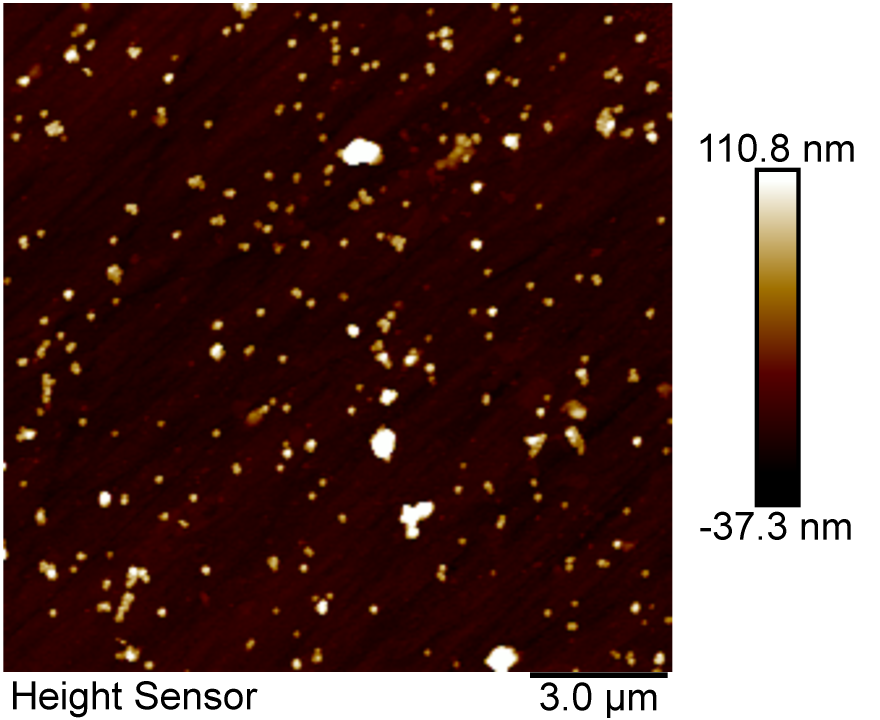
#> input picture PtnanoCenk0.5et_171218_AM.0_00002_1.png, 2640 x 2160 px (shown at 1/3 size)
$ jupyter execute --allow-errors 'Particle Size and Separation.ipynb'   (shell and % lines are left out)   (older library calls are emulated)
#> lines starting #> are read from the running program, lines starting #| are printed output that depends on the picture
# AFM Particle Detection and Average Particle Separation

http://pythonvision.org/basic-tutorial/<br>http://mahotas.readthedocs.io/en/latest/

[cell 1]
%pylab inline
import mahotas as mh
import numpy as np
import scipy as sp
from numpy import linalg as la
import cv2
import pandas as pd
import os
from scipy.optimize import curve_fit

## Convert image to grayscale
Code from "https://codedump.io/share/AbxxuPPXSXZQ/1/how-can-i-convert-an-rgb-image-into-grayscale-in-python"

[cell 2]
def rgb2gray(rgb):
    return np.dot(rgb[...,:3], [0.299, 0.587, 0.114])

## Import picture
update filename [par] and directory [cd] as needed

[cell 3]
#dire="//Users/alex/backups/Particle Separation Analysis Photos"
#os.chdir(dire)
file='PtnanoCenk0.5et_171218_AM.0_00002_1.png'
par=mh.imread(file)
#> par is the input picture: shape (2160, 2640, 3); mean R, G, B 100, 73.2, 69.9
imshow(par)

## Show Image and Crop Scales
verify crop image shows entire picture
if necessary adjust [ipx] and [ipy]

[cell 4]
figure()
imshow(par)
gray()
parg = rgb2gray(par)    #convert image from rgb to gray
#> in rgb2gray, `return np.dot(rgb[...,:3], [0.299, 0.587, 0.114])`:
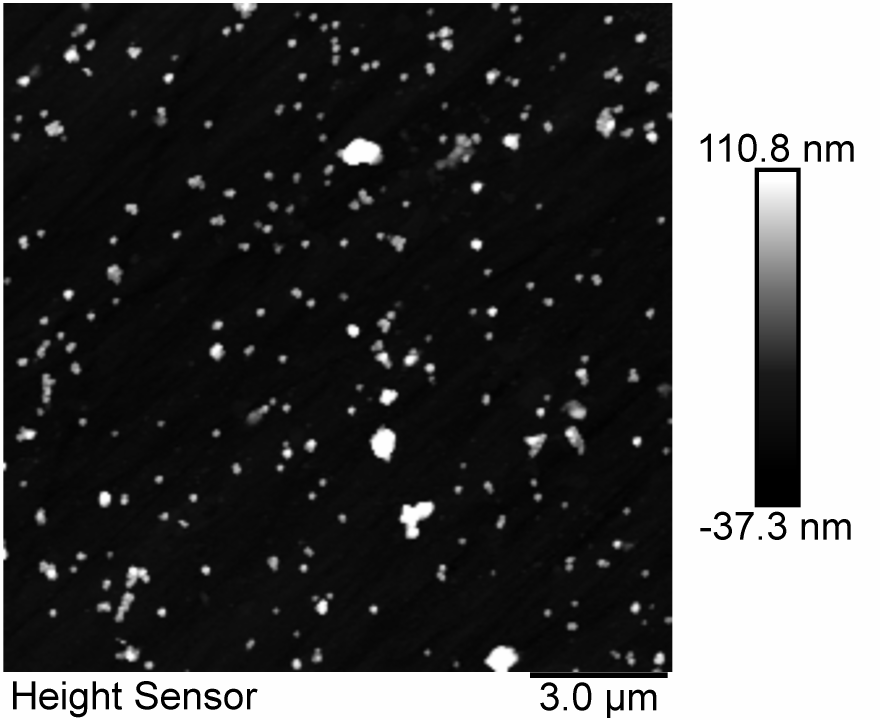
#> returned value: shape (2160, 2640) float64 (shown at 1/3 size); min 0, max 255, mean 80.8
figure()
ipx=2015   #AFM exported image pixel count
ipy=2015   #AFM exported image pixel count
pargc=parg[2:ipy,2:ipx] # crop image
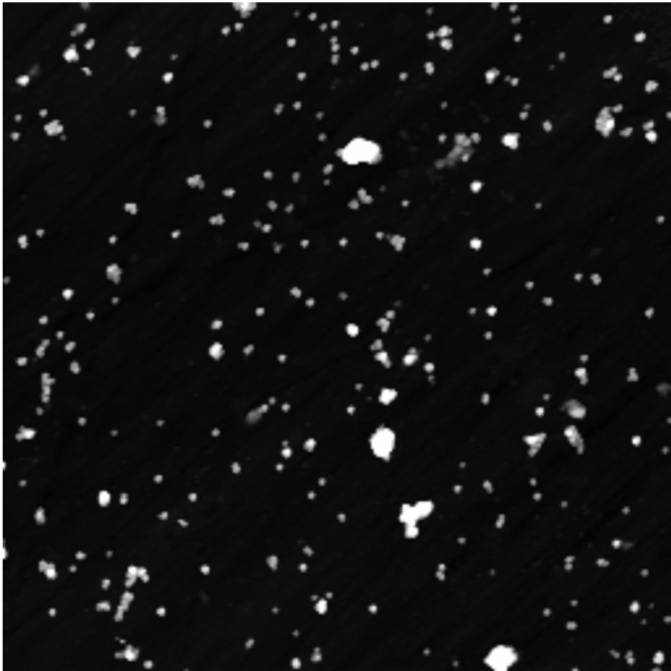
#> pargc: shape (2013, 2013) float64 (shown at 1/3 size); min 2.09, max 255, mean 20.1
imshow(pargc)  #  gray cropped image

## Scales From Image
Read and input scale values from image

[cell 5]
bars=8     # barscale length          |  um
hl=413.7  # low height scale limit   |  nm
hh=-91.9  # high height scale limit  |  nm

## Read Scale bar from image

[cell 6]
imshow(parg[2015:2030,1580:2050])
scal=parg[2030,0:2000]
#> scal = 2000 values, max 255 at index 0, min 0 at index 1590, mean 202.7
bar=np.count_nonzero(scal-255)
#> bar = 2000
pc=bars/bar #pixel to um scale conversion
#> pc = 0.004
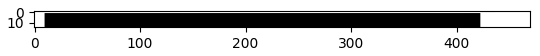
#> figure drawn by matplotlib, 1 panel

## Convert image to black and white using bimodal histogram distribution separation
pixels and background
initial bimodal threshold, observe any adjustments necessary such as adjusting background or minimizing high pixel values (changes height but not area)

[cell 7]
T=mh.thresholding.otsu(pargc.astype(uint8))  #otsu bi-modal histogram thresholding  https://en.wikipedia.org/wiki/Otsu%27s_method
#> T = 96
figure()
imshow(pargc>T,extent=[0,pc*ipx,0,pc*ipy])
xlabel('Distance / $\mu$m')
ylabel('Distance / $\mu$m')
show()
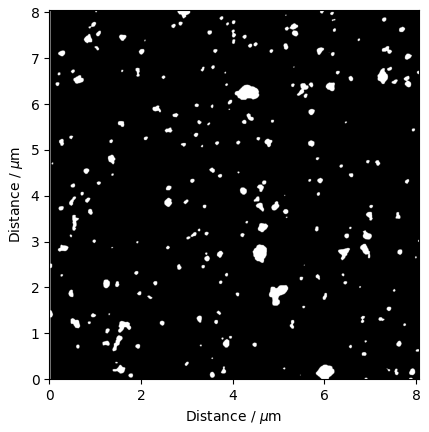
#> figure drawn by matplotlib, 1 panel

## Histogram analysis for Thresholding
verify that the calculated threshold is appropriate. This can have errors when the distribution is not bi modal

[cell 8]
h=hist(pargc.ravel(),bins=int(255/2),fc='k', ec='k')
xlabel('Intensity')
ylabel('Pixel Count')
ylim([0,40000])
show()
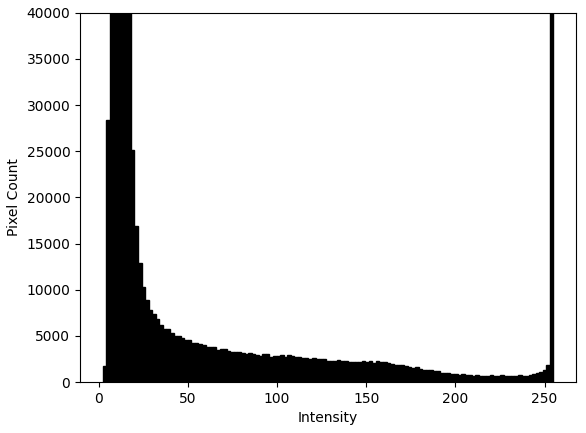
#> figure drawn by matplotlib, 1 panel; tallest bar 1295687 high, from x = 10.06 to 12.05
print(T)
#| 96

[cell 9]
#multi gaussian fit code from:
#https://stackoverflow.com/questions/35990467/fit-two-gaussians-to-a-histogram-from-one-set-of-data-pytho

xh=h[1]
#> xh = 128 values from 2.09 to 255
yh=np.append(0,h[0])
#> yh = 128 values, max 1295687 at index 5, min 0 at index 0, mean 31657.6

plt.plot(xh,yh)
show()
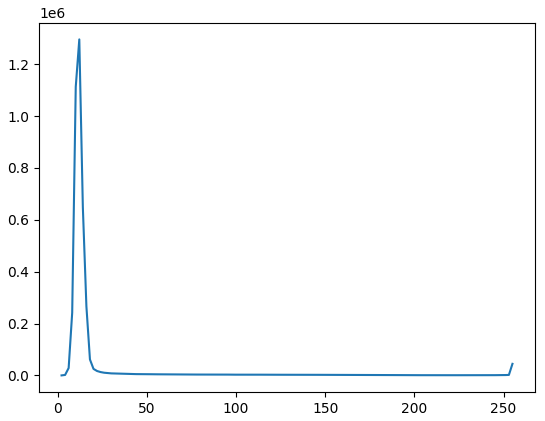
#> figure drawn by matplotlib, 1 panel; curve peaks at x = 12.05, y = 1295687

from scipy.optimize import curve_fit


#x=(x[1:]+x[:-1])/2 # for len(x)==len(y)

def gauss(x,mu,sigma,A):
    return A*exp(-(x-mu)**2/2/sigma**2)

def nmodal(x,mu1,sigma1,A1,mu2,sigma2,A2,mu3,sigma3,A3,mu4,sigma4,A4,mu5,sigma5,A5):#mu3,sigma3,A3,mu4,sigma4,A4,
    return gauss(x,mu1,sigma1,A1)+gauss(x,mu2,sigma2,A2)+gauss(x,mu3,sigma3,A3)+gauss(x,mu4,sigma4,A4)+gauss(x,mu5,sigma5,A5)#+gauss(x,mu3,sigma3,A3)+gauss(x,mu4,sigma4,A4)

plt.plot(xh,nmodal(xh,8,1,1.4e6,20,1,5.5e5,100,20,4.5e3,160,20,3e3,271,3,4e10),xh,yh)
ylim([0,40000])
show()
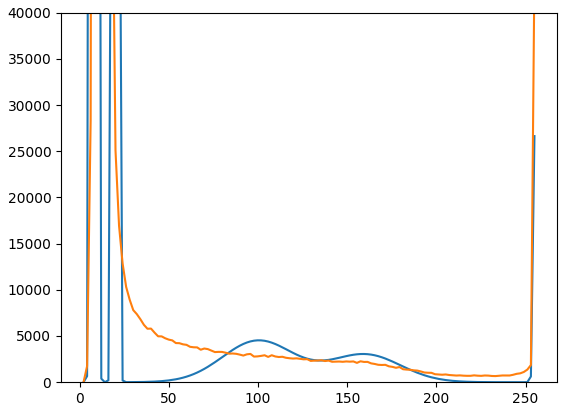
#> figure drawn by matplotlib, 1 panel; curve peaks at x = 8.07, y = 1396844.4; curve peaks at x = 12.05, y = 1295687

expected=(8,1,1.4e6,20,1,5.5e5,26,6,4.5e4,47,1,1e4,271,3,4e10)#100,50,5.5e3,160,50,3e3,
#> (the rest of this cell did not finish here and is left out)

sigma=sqrt(diag(cov))
plot(xh,nmodal(xh,*params),color='red',lw=3,label='model')
legend()
print(params,'\n',sigma)

## Manual thresholding
In the case that there is multimodal data (>2)
If there are large particles (peak on histogram above at 255) can shrink data to maximum size of rest of data to remove effect on threshold [1st line]

move all backgroud data to 0 manually using [Ts1] from above histogram
Adjust

[cell 10]
Ti=255                                                 #Initial upper threshold
pargc[pargc>Ti]=Ti                                  #minimizing large data points to not skew histogram
pargcf = mh.gaussian_filter(pargc, 8).astype('uint8')  #gaussian filter for noise reduction
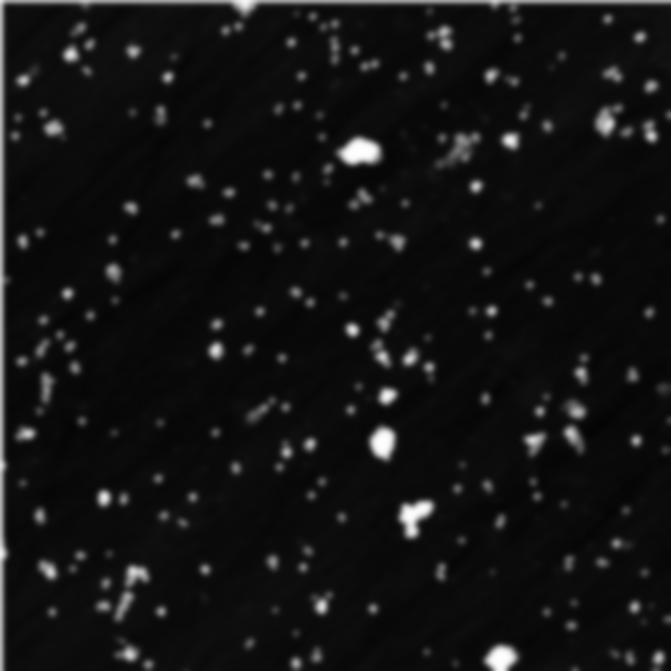
#> pargcf: shape (2013, 2013) (shown at 1/3 size); min 4, max 254, mean 19.6
Ts1=30                                                #manual filter limit based upon histogram above


pargcf[pargcf<Ts1]=0


#multimodal fit (>2)
pargcfs=np.copy(pargcf)  #smaller range (2 particle peaks)
pargcfb=np.copy(pargcf)  #bigger range

#pargcfs[pargcf>1*T]=Ts1      #to account for need of multimodal(>2) fit, which is not capable in python with mahotas or opencv
Ts = 0.5*mh.thresholding.otsu(pargcfs,1)
#> Ts = 28.5

pargcfb[pargcf<T]=0
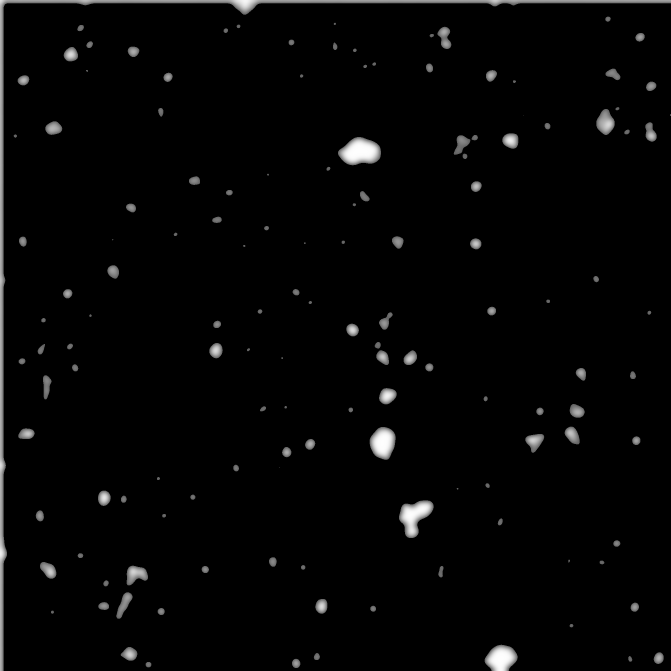
#> pargcfb: shape (2013, 2013) (shown at 1/3 size); min 0, max 254, mean 5.2
#pargcfb[pargcf>0.2*T]=0

Tb = mh.thresholding.otsu(pargcfb,1)
#> Tb = 0
#pargcfb[pargcf<Ts]=pargcf[pargcf<Ts]
#for non monodispersed and multpile base (?) sized particles

#pargcfs=np.copy(pargcfb)
#Ts=np.copy(Tb)

# In the case of bimodal distribution use the below 2 lines
#pargcfs=pargcf
#Ts=T

figure()
imshow(pargcfs ,extent=[0,pc*ipx,0,pc*ipy])
xlabel('Distance / $\mu$m')
ylabel('Distance / $\mu$m')
show()

print(Ts,Tb)
#| 28.5 0
figure()
imshow(pargcfb,extent=[0,pc*ipx,0,pc*ipy])
xlabel('Distance / $\mu$m')
ylabel('Distance / $\mu$m')
show()

Graph a) Minimized peak heights for the large particles in an attempt to make a bimodal histogram

Graph b) Smoothed background removing smaller particles for a bimodal distribution

### Verification that the data is thresholded properly

Adjust the thresholded value if graph is not representative

[cell 11]
labeled,nr_objects = mh.label(pargcfs > 0.7*Ts)  #all pixels in "one" particle same value
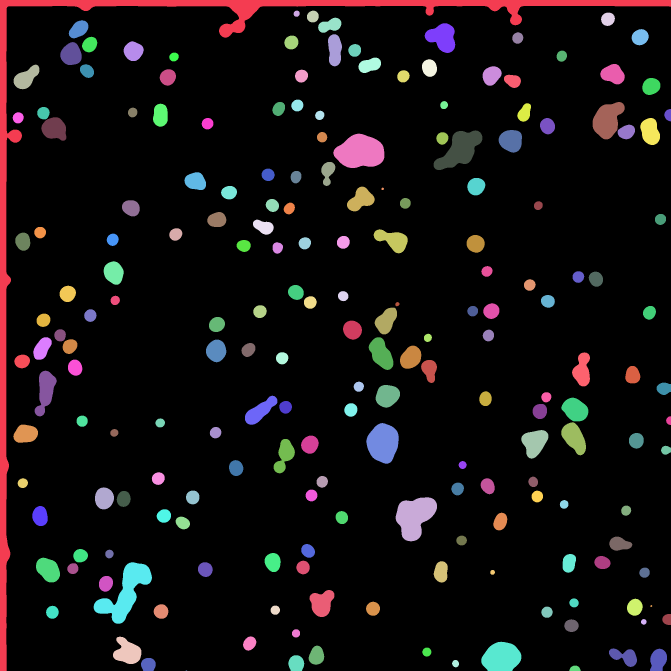
#> labeled: shape (2013, 2013) int32 (shown at 1/3 size); 199 distinct labels, from 0 to 198; one colour per label, 0 black
#> nr_objects = 198
print(nr_objects)
#| 198
imshow(labeled,extent=[0,pc*ipx,0,pc*ipy])
xlabel('Distance / $\mu$m')
ylabel('Distance / $\mu$m')
show()

figure()
imshow(mh.overlay(pargcf,labeled),extent=[0,pc*ipx,0,pc*ipy])
#> (this line was passed over: mahotas is not available in this run)
xlabel('Distance / $\mu$m')
ylabel('Distance / $\mu$m')
show()

## Gaussian Fit to isolate particles
check Gaussian pixel fit to identify particles correctly. A good starting point is 8, with other common values (from experience) being 12,16,24,30

[cell 12]
gf=5  # gaussian pixel fit
pargcfs = mh.gaussian_filter(pargcfs, gf).astype('uint8')
Bc_ = np.ones((3,3))
#> (the rest of this cell did not finish here and is left out)

## Distance Transformation and watershed
reformating particles into spheres (distance transform) followed by inversion to set up watershed (particle identification and labeling)

may need to adjust Threshold value [Ta] and [thr] via dist.mean value

#> (a cell that did not finish here is left out)

#> (a cell that did not finish here is left out)

## Particle Distribution
Calculation of size and surface density calculation
Verify labeled areas correlate to above thresholded image

#> (a cell that did not finish here is left out)

## Particle Separation Analysis
Calculating the partilce separation
Normalization and pythagorean separation show extremely close calculation fo particle separation so that they are in agreement with one another.

#> (a cell that did not finish here is left out)

#> (a cell that did not finish here is left out)

[cell 18]
ssx=pc*ipx
#> ssx = 8.06
ssy=pc*ipy
#> ssy = 8.06

$ run again, with 0_5cutoff.png copied over PtnanoCenk0.5et_171218_AM.0_00002_1.png
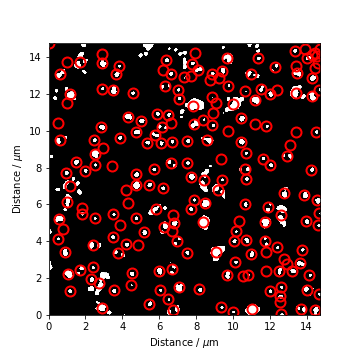
#> input picture 0_5cutoff.png, 360 x 360 px
#> T = 133
#| 133
#> xh = 128 values from 0 to 255
#> yh = 128 values, max 55548 at index 127, min 0 at index 0, mean 1001.3
#> `show()`:
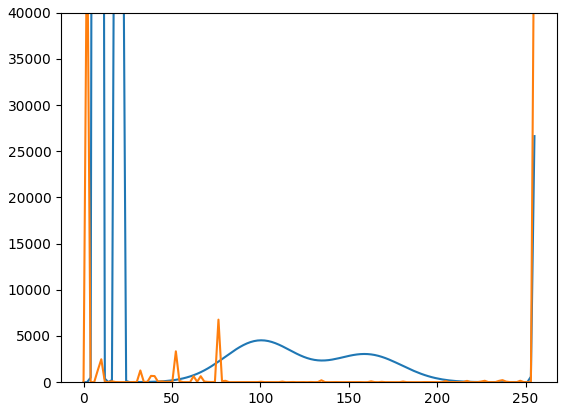
#> figure drawn by matplotlib, 1 panel; curve peaks at x = 8.03, y = 1399305.9; curve peaks at x = 255, y = 55548
#> params = [9.29, 0.871, 3594.2, 26, 1.89, -85.55, 1.91, -0.283, 54369.5, 65.97, -18.89, 671, 416.2, 14.99, 5.86e+12]
#> sigma = [inf, inf, inf, inf, inf, inf, inf, inf, inf, inf, inf, inf, inf, inf, inf]
#| [ 9.28567665e+00  8.71430025e-01  3.59418441e+03  2.60013526e+01
#|   1.88552695e+00 -8.55454227e+01  1.91259902e+00 -2.83039261e-01
#|   5.43694778e+04  6.59732292e+01 -1.88866515e+01  6.70966529e+02
#|   4.16219638e+02  1.49949688e+01  5.86091614e+12]
#|  [inf inf inf inf inf inf inf inf inf inf inf inf inf inf inf]
#> Ts = 65
#> Tb = 0
#> `labeled,nr_objects = mh.label(pargcfs > 0.7*Ts)  #all pixels in "one" ..`:
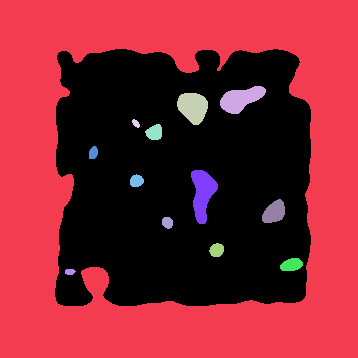
#> labeled: shape (358, 358) int32; 14 distinct labels, from 0 to 13; one colour per label, 0 black
#> nr_objects = 13
#| 13
